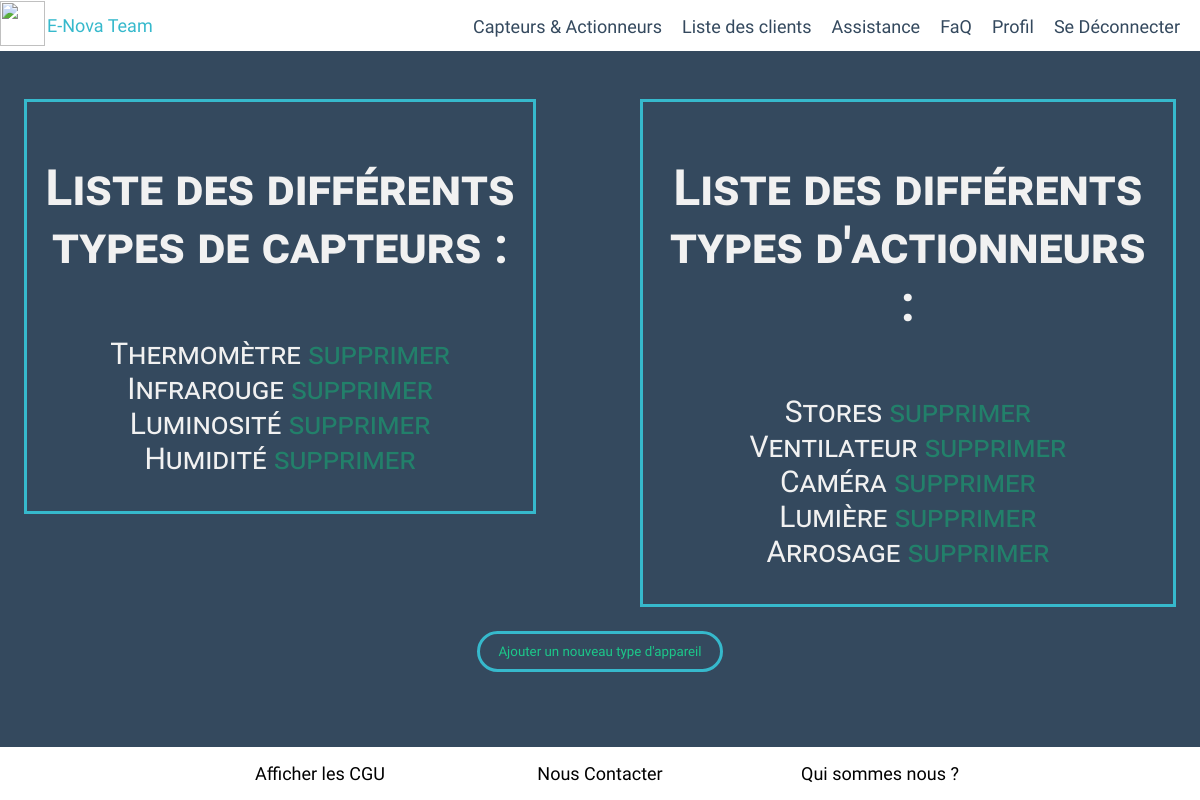
The app's page /index.php?page=device (signed in) with its own data.
### tables this page shows
CREATE TABLE IF NOT EXISTS `type_device` (
  `id` int(11) NOT NULL AUTO_INCREMENT,
  `name` varchar(255) NOT NULL,
  `type` varchar(255) NOT NULL,
  PRIMARY KEY (`id`)
);

### model/DeviceManager.php (called while the page is built, shortened)
<?php
class DeviceManager extends Manager
{
	function getTypeDevice($type)
	{
		$db = $this->databaseConnection();
		$devices = $db->prepare('SELECT id, name FROM type_device WHERE type = ? ORDER BY id');
		$devices->execute(array($type));
		return $devices;
	}
}

### view/admin/deviceView.php (the view, shortened to what this page needs)
<!DOCTYPE html>
<html>
<head>
	<link rel="stylesheet" href="public/css/deviceStyle.css">
</head>
<body>
	<?php require($_SERVER['DOCUMENT_ROOT'].'/app/view/admin/header.php'); ?>
	<div class="main">
		<div class="container">
			<div class="listTypeSensor">
				<div class="border">
					<h2>Liste des différents types de capteurs :</h2>
					<p>
						<?php
						while ($typeSensor = $typeSensors->fetch())
						{
							echo htmlspecialchars($typeSensor['name']);
							?>
							<a href="index.php?page=device&action=deleteDevice&device_id=<?= $typeSensor['id'] ?>" class="supp">supprimer</a>
							<br />
							<?php
						}
						?>
					</p>
				</div>
			</div>
			<div class="listTypeActuator">
				<div class="border">
					<h2>Liste des différents types d'actionneurs :</h2>
					<p>
						<?php
						while ($typeActuator = $typeActuators->fetch())
						{
							echo htmlspecialchars($typeActuator['name']);
							?>
							<a class="supp" href="index.php?page=device&action=deleteDevice&device_id=<?= $typeActuator['id'] ?>">supprimer</a>
							<br />
							<?php
						}
						?>
					</p>
				</div>
			</div>
		</div>
		<button class="btn_newapp" id="btn_newapp">Ajouter un nouveau type d'appareil</button>
	</div>
	<?php require($_SERVER['DOCUMENT_ROOT'].'/app/view/footer.php'); ?>
</body>
</html>

### public/css/deviceStyle.css (style rules this page uses)
* { font-family:"Crete Round",serif; }
html { height: 100%; }
body { min-height: 100%; margin: 0; padding: 0; background-color: #34495E; }
.main { padding-bottom: 70px; }
.supp { text-decoration: none; color:#17a673; opacity: 0.6; }
h2 { color: #F1F1F1; font-size: 50px; font-variant-caps: petite-caps; padding: 15px; }
.container { text-align:center; justify-content: center; display: flex; margin: 2%; padding-top: 2%; }
p { font-size: 30px; font-variant-caps: petite-caps; padding: 5px; color: #F1F1F1; }
.listTypeSensor { font-size: 20px; justify-content: center; margin-right: 9%; }
.border { border-spacing: 5px; border:3px solid #36b9cc; }
#btn_newapp { margin-bottom: 15px; border:0; color:#1cc88a; background: #34495E; display: block; margin:10px auto; text-align: center; padding:10px 18px; border-radius: 24px; border:3px solid #36b9cc; }

### public/css/footer.css (style rules this page uses)
* { font-family:"Crete Round",serif; }
body { margin: 0; padding: 0; }
body { position: relative; }

### records on screen
type_device: name "Thermomètre"
type_device: name "Infrarouge"
type_device: name "Luminosité"
type_device: name "Humidité"
type_device: name "Stores"
type_device: name "Ventilateur"
type_device: name "Caméra"
type_device: name "Lumière"
type_device: name "Arrosage"
